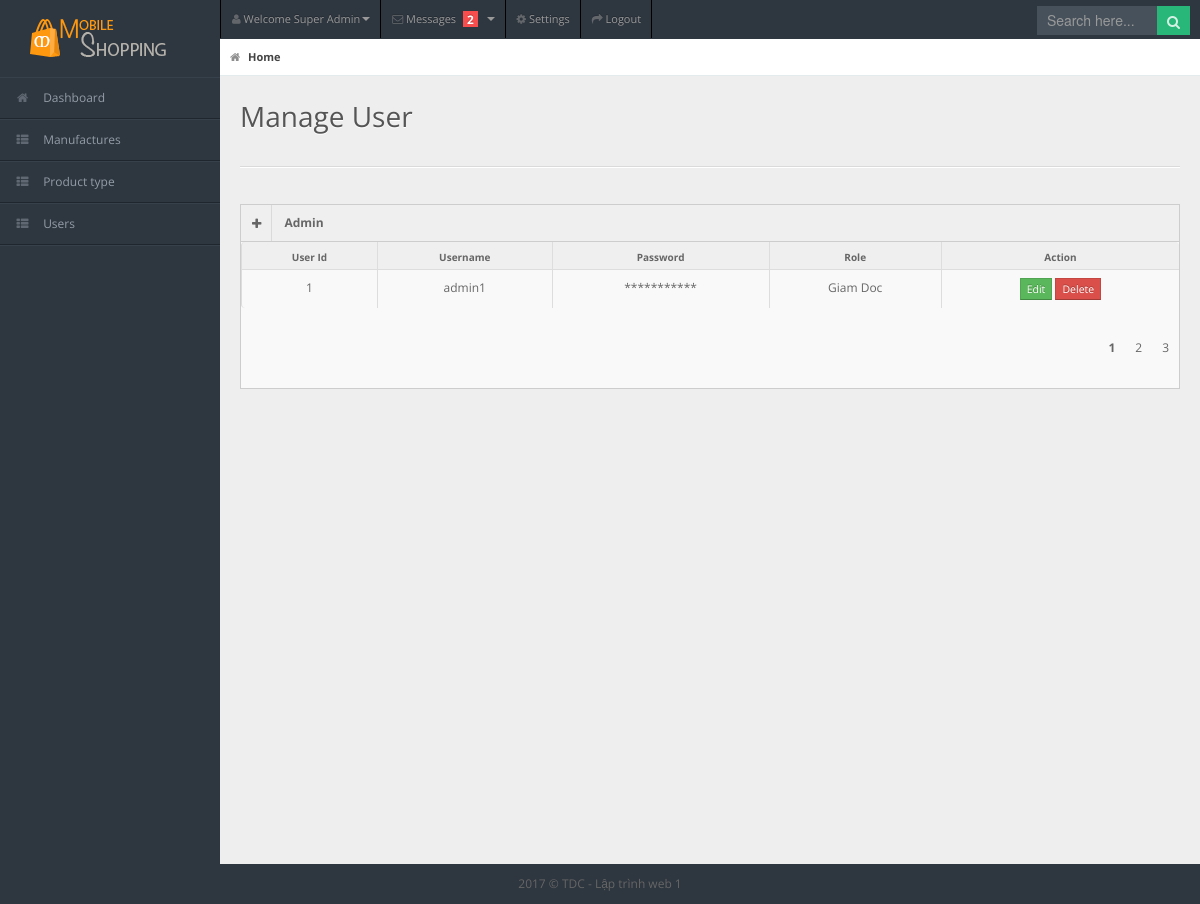
Screenshot of /Project/mobile/admin/users.php (signed in) with the database file from the repository.
### tables this page shows
CREATE TABLE `users` (
  `user_id` int(11) NOT NULL,
  `user_name` varchar(100) NOT NULL,
  `password` varchar(100) NOT NULL,
  `role` varchar(100) NOT NULL
);

### Project/mobile/admin/models/db.php (called while the page is built, shortened)
<?php
class Db
{
    public static $connection;
    public function __construct()
    {
        if (!self::$connection) {
            self::$connection = new mysqli(DB_HOST, DB_USER, DB_PASSWORD, DB_NAME,PORT);
            self::$connection->set_charset(DB_CHARSET);
        }
        return self::$connection;
    }
}

### Project/mobile/admin/models/orders.php (called while the page is built, shortened)
<?php
class Order extends Db
{
	function CountOrder()
	{
		$sql = "SELECT COUNT(order_id) as total FROM orders";
		$item = mysqli_query(self::$connection,$sql);
		$item1 = mysqli_fetch_assoc($item);
		return $item1;
	}
}

### Project/mobile/admin/models/user.php (called while the page is built, shortened)
<?php
	require "db.php";
	class User extends Db
	{
		function getAllUser()
		{
			$sql = self::$connection->prepare("SELECT * FROM users");
			$sql->execute();
			$item = $sql->get_result()->fetch_all(MYSQLI_ASSOC);
			return $item;
		}
	}

### Project/mobile/admin/users.php (the view, shortened to what this page needs)
<!DOCTYPE html>
<html lang="en">
<head>
    <link rel="stylesheet" href="css/bootstrap.min.css" />
    <link rel="stylesheet" href="css/bootstrap-responsive.min.css" />
    <link rel="stylesheet" href="css/uniform.css" />
    <link rel="stylesheet" href="css/select2.css" />
    <link rel="stylesheet" href="css/matrix-style.css" />
    <link rel="stylesheet" href="css/matrix-media.css" />
    <link href="font-awesome/css/font-awesome.css" rel="stylesheet" />
</head>
<body>
    <?php
    require "models/user.php";
    require "models/orders.php";
    $order = new Order();
    $ordercount = $order->CountOrder();
    $soluong = $ordercount['total'];
    $user = new User();
    ?>
    <div id="header">
        <h1><a href="http://localhost:8888/dienthoai/"><img src="images/logo.png" alt=""></a></h1>
    </div>
    <div id="user-nav" class="navbar navbar-inverse">
        <ul class="nav">
            <li class="dropdown" id="profile-messages"><a title="" href="#" data-toggle="dropdown"
                    data-target="#profile-messages" class="dropdown-toggle"><i class="icon icon-user"></i> <span
                        class="text">Welcome Super Admin</span><b class="caret"></b></a>
            </li>
            <li class="dropdown" id="menu-messages"><a href="#" data-toggle="dropdown" data-target="#menu-messages"
                    class="dropdown-toggle"><i class="icon icon-envelope"></i> <span class="text">Messages</span> <span
                        class="label label-important"><?php echo $soluong ?></span> <b class="caret"></b></a>
            </li>
            <li class=""><a title="" href="#"><i class="icon icon-cog"></i> <span class="text">Settings</span></a></li>
            <li class=""><a title="" href="logout.php"><i class="icon icon-share-alt"></i> <span
                        class="text">Logout</span></a></li>
        </ul>
    </div>
    <div id="search">
        <form action="result.php" method="get">
            <input name="key" type="text" placeholder="Search here..." />
            <button type="submit" class="tip-bottom" title="Search"><i class="icon-search icon-white"></i></button>
        </form>
    </div>
    <div id="sidebar"> <a href="#" class="visible-phone"><i class="icon icon-th"></i>Tables</a>
        <ul>
            <li><a href="index.php"><i class="icon icon-home"></i> <span>Dashboard</span></a> </li>
            <li> <a href="manufactures.php"><i class="icon icon-th-list"></i> <span>Manufactures</span></a></li>
            <li> <a href="protypes.php"><i class="icon icon-th-list"></i> <span>Product type</span></a></li>
            <li> <a href="users.php"><i class="icon icon-th-list"></i> <span>Users</span></a></li>
        </ul>
    </div>
    <div id="content">
        <div id="content-header">
            <div id="breadcrumb"> <a href="index.php" title="Go to Home" class="tip-bottom current"><i
                        class="icon-home"></i> Home</a></div>
            <h1>Manage User</h1>
        </div>
        <div class="container-fluid">
            <hr>
            <div class="row-fluid">
                <div class="span12">
                    <div class="widget-box">
                        <div class="widget-title"> <span class="icon"><a href="register.php"> <i class="icon-plus"></i>
                                </a></span>
                            <h5>Admin</h5>
                        </div>
                        <div class="widget-content nopadding">
                            <table class="table table-bordered table-striped">
                                <?php
                                $userarr = $user->getAllUser();
                                foreach ($userarr as $key) {
                                ?>
                                    <thead>
                                        <tr>
                                            <th>User Id</th>
                                            <th>Username</th>
                                            <th>Password</th>
                                            <th>Role</th>
                                            <th>Action</th>
                                        </tr>
                                    </thead>
                                    <tbody>
                                        <tr class="">
                                            <td><?php echo $key['user_id'] ?></td>
                                            <td><?php echo $key['user_name'] ?></td>
                                            <td><?php echo str_ireplace($key['password'],"***********",$key['password'])?></td>
                                            <td><?php echo $key['role'] ?></td>
                                            <td>
                                                <a href="edit_user.php?user_id=<?php echo $key['user_id'] ?>" class="btn btn-success btn-mini">Edit</a>
                                                <a href="delpro.php?user_id=<?php echo $key['user_id'] ?>" class="btn btn-danger btn-mini">Delete</a>
                                            </td>
                                        </tr>
                                    </tbody>
                                <?php } ?>
                            </table>
                            <div class="row" style="margin-left: 18px;">
                                <ul class="pagination">
                                    <li class="active">1</li>
                                    <li>2</li>
                                    <li>3</li>
                                </ul>
                            </div>
                        </div>
                    </div>
                </div>
            </div>
        </div>
    </div>
    <div class="row-fluid">
        <div id="footer" class="span12"> 2017 &copy; TDC - Lập trình web 1</div>
    </div>
</body>
</html>

### Project/mobile/admin/css/select2.css (style rules this page uses)
ul.pagination li { float: left; }

### Project/mobile/admin/css/matrix-media.css (style rules this page uses)
body { background:#2E363F; }
#header { margin-top:10px; }
#search input[type=text], #search button { background-color: #28b779; }
#sidebar > ul { border-bottom: 1px solid #37414b }
#sidebar > ul > li { border-top: 1px solid #37414b; border-bottom: 1px solid #1f262d; }
#search input[type=text] { background-color: #47515b; color: #fff; }

### Project/mobile/admin/users.php (style rules this page uses)
ul.pagination { list-style: none; float: right; }
ul.pagination li.active { font-weight: bold }
ul.pagination li { float: left; display: inline-block; padding: 10px }
.table td { text-align: center; }

### rows the page displays
users: user_id "1", user_name "admin1", password "***********", role "Giam Doc"

### other values shown
$soluong "2"
